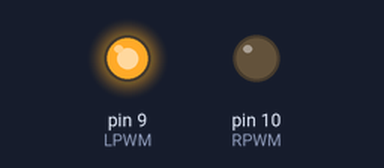
Recording of a sketch running on a simulated Arduino Uno, built with avr-gcc and run on an emulated ATmega328P. On the bench: output pins drawn as LEDs (lit = HIGH).

Above: at 0.1 s.
Timing chart, 0 to 1.6 s (numbered marks = the images above):
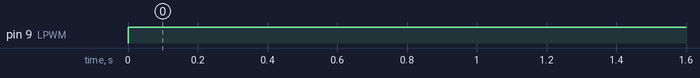

The sketch:

test1.ino
```cpp
int LPWM = 9; //Dùng chân digital có xuất xung PWM
int RPWM = 10;

void setup()
{
  pinMode(LPWM, OUTPUT);
  pinMode(RPWM, OUTPUT);
}

void loop()
{
  analogWrite(LPWM, 255); //Xuất xung PWM lên chân LPWM 0-255
  analogWrite(RPWM, 0); //Xuất xung PWM lên chân RPWM
}
```

Measured:
- by itself, pin 9 (LPWM): LOW → HIGH at 0.00 s
